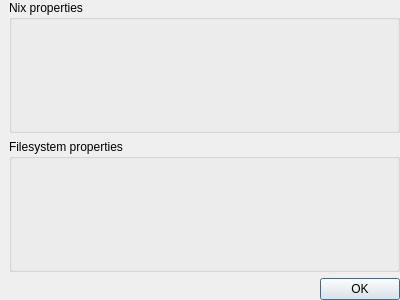
<?xml version="1.0" encoding="UTF-8"?>
<ui version="4.0">
 <class>FilePropertiesDialog</class>
 <widget class="QDialog" name="FilePropertiesDialog">
  <property name="geometry">
   <rect>
    <x>0</x>
    <y>0</y>
    <width>400</width>
    <height>300</height>
   </rect>
  </property>
  <property name="windowTitle">
   <string>Dialog</string>
  </property>
  <layout class="QVBoxLayout" name="verticalLayout">
   <property name="leftMargin">
    <number>9</number>
   </property>
   <property name="topMargin">
    <number>0</number>
   </property>
   <property name="rightMargin">
    <number>0</number>
   </property>
   <property name="bottomMargin">
    <number>0</number>
   </property>
   <item>
    <widget class="QGroupBox" name="groupBox">
     <property name="title">
      <string>Nix properties</string>
     </property>
    </widget>
   </item>
   <item>
    <widget class="QGroupBox" name="groupBox_2">
     <property name="title">
      <string>Filesystem properties</string>
     </property>
    </widget>
   </item>
   <item>
    <widget class="QDialogButtonBox" name="buttonBox">
     <property name="orientation">
      <enum>Qt::Horizontal</enum>
     </property>
     <property name="standardButtons">
      <set>QDialogButtonBox::Ok</set>
     </property>
    </widget>
   </item>
  </layout>
 </widget>
 <resources/>
 <connections>
  <connection>
   <sender>buttonBox</sender>
   <signal>accepted()</signal>
   <receiver>FilePropertiesDialog</receiver>
   <slot>accept()</slot>
   <hints>
    <hint type="sourcelabel">
     <x>248</x>
     <y>254</y>
    </hint>
    <hint type="destinationlabel">
     <x>157</x>
     <y>274</y>
    </hint>
   </hints>
  </connection>
  <connection>
   <sender>buttonBox</sender>
   <signal>rejected()</signal>
   <receiver>FilePropertiesDialog</receiver>
   <slot>reject()</slot>
   <hints>
    <hint type="sourcelabel">
     <x>316</x>
     <y>260</y>
    </hint>
    <hint type="destinationlabel">
     <x>286</x>
     <y>274</y>
    </hint>
   </hints>
  </connection>
 </connections>
</ui>
